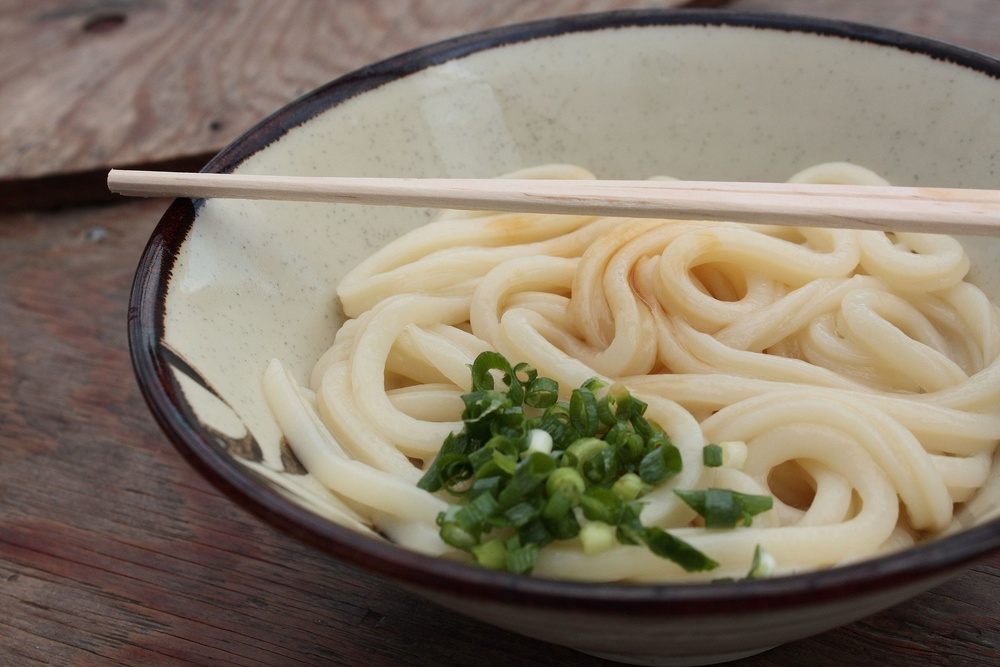
#> input picture udon.jpg, 1000 x 667 px, shrunk from 2560 x 1707 before the run
$ python 'test (1).py'
#> lines starting #> are read from the running program, lines starting #| are printed output that depends on the picture
### images_fcp.py
from PIL import Image
#!/usr/local/bin/python3

# using globals! SO BAD! What's a better way?
# or is it ok in this case??
width  = 0
height = 0
maxval = 0

#Reads image file and store RGB values in a 2-d array
def readImage(filename):
#> called with filename = 'udon.jpg'
	img = Image.open(filename, 'r')
#> img is the input picture: PIL image 1000x667 RGB; mean R, G, B 133.8, 122.2, 105.3
	w, h = img.size
#> w = 1000; h = 667
	pix = list(img.getdata())
#> pix = 667000 items
	return [pix[n:n+w] for n in range(0, w*h, w)]

# [55 lines left out: functions multiply, convolve, not called in this run]


#================================================================================

def writeImage(image_out,filename):
	#Array to store pixel values
	pix = []
	height = len(image_out)
	width = len(image_out[0])

	# Write pixel values to the array
	for i in range(height):
		for j in range(width):
			pix += [(image_out[i][j][0], image_out[i][j][1], image_out[i][j][2])]
	outputIm = Image.new("RGB", (width, height))
	outputIm.putdata(pix)
	outputIm.save(filename,"JPEG")

### test (1).py
from images_fcp import *

def manipulate(p): # this is (R, G, B)
	return (p[0], 0, 0)

a = readImage("udon.jpg")
#> a = 667 items
w, h = len(a[0]), len(a)
#> h = 667

b = [ [ manipulate(a[row][col]) for col in range(w) ] for row in range(h) ]
#> b = 667 items


#b = [[a[h-1-j][i] for j in range(h)] for i in range(w)]

writeImage(b, "blah.jpg")
#> in writeImage, `height = len(image_out)`: height = 667
#> in writeImage, `width = len(image_out[0])`: width = 1000
#> after the loop in writeImage, `for i in range(height):`: pix = 667000 items
#> in writeImage, `outputIm = Image.new("RGB", (width, height))`: outputIm: PIL image 1000x667 RGB; every value is 0
#> in writeImage, `outputIm.putdata(pix)`:
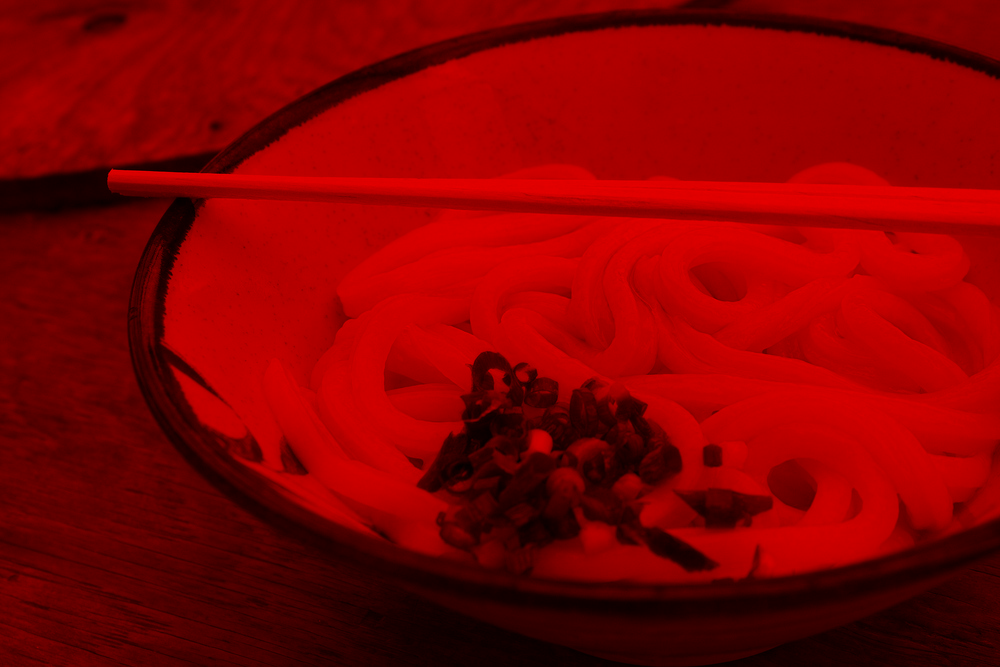
#> outputIm: PIL image 1000x667 RGB; mean R, G, B 133.8, 0, 0
